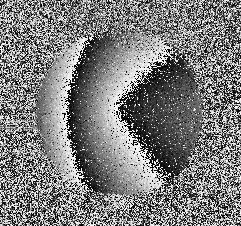
#> input picture examples/REAL.PNG, 241 x 226 px, found by its file name
$ python unwrap.py
#> lines starting #> are read from the running program, lines starting #| are printed output that depends on the picture
#import numpy.ma as ma
from numpy import *
from numpy.ma import MaskedArray
#from gui.RayTraMods import *
#from wavefront.field import Field
from misc.cmisc import unwrap as unwrapc
from pylab import imread
from gui.plotutils import  *
im=imread ("/media/Portable1/Proyectos/wxRayTrace_examples/REAL.PNG")
#> im is the input picture: shape (226, 241, 4) float32; mean R, G, B, A 0.489, 0.489, 0.489, 1
im=imread ("/media/Portable1/Proyectos/wxRayTrace_examples/Iteraciona.png")
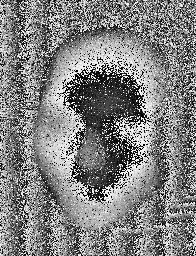
#> input picture examples/Iteraciona.png, 196 x 256 px, found by its file name
#> im is the input picture: shape (256, 196, 4) float32; mean R, G, B, A 0.503, 0.503, 0.503, 1
im=imread ("/media/Portable1/Proyectos/wxRayTrace_examples/fase_holo.png")
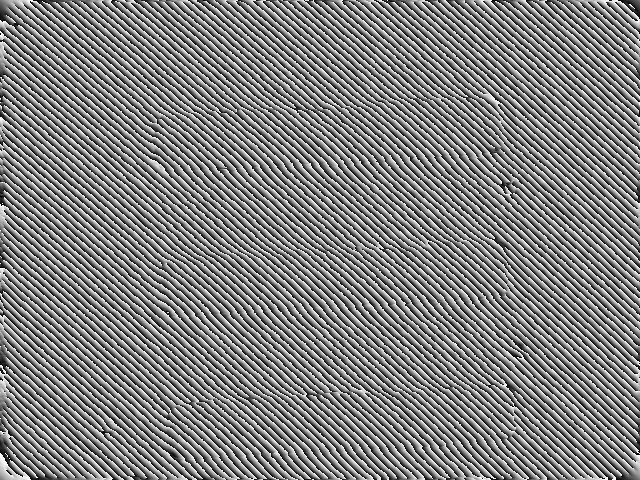
#> input picture examples/fase_holo.png, 640 x 480 px, found by its file name
#> im is the input picture: shape (480, 640) float32; min 0, max 1, mean 0.5
#X,Y=indices(im[:,:,0].shape)
X,Y=indices(im.shape)
mask=((X-113)**2+(Y-120)**2)>100**2
#mim=MaskedArray(im[:,:,0], dtype=double)#,mask=mask)
#wim=unwrapc(mim, in_p=(100, 100),  uv=1., nn=4)
#> (the run stopped early here; a loop or call above may not have finished)
